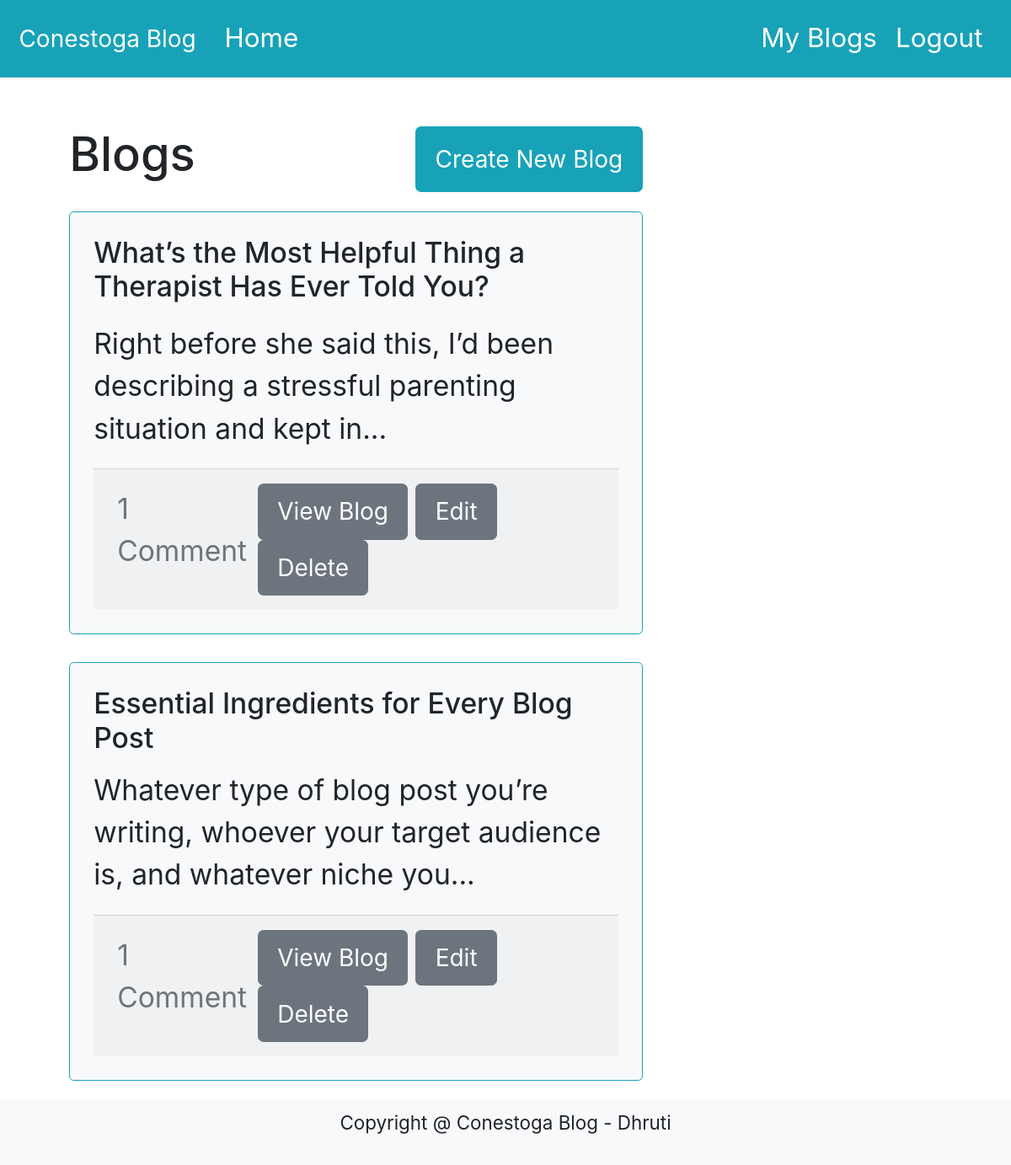
/conestoga_blog/posts/myPosts.php (signed in), run on the app's committed database.
### tables this page shows
CREATE TABLE IF NOT EXISTS `posts` (
  `post_id` int NOT NULL AUTO_INCREMENT,
  `title` varchar(255) NOT NULL,
  `description` text NOT NULL,
  `created_by` int NOT NULL,
  `created_at` datetime NOT NULL DEFAULT CURRENT_TIMESTAMP,
  `total_likes` int NOT NULL DEFAULT '0',
  `total_comments` int NOT NULL DEFAULT '0',
  `updated_at` datetime NOT NULL,
  `status` enum('Active','Inactive') NOT NULL DEFAULT 'Active',
  `is_deleted` tinyint(1) NOT NULL DEFAULT '0',
  PRIMARY KEY (`post_id`)
);

### conestoga_blog/posts/myPosts.php (the view, shortened to what this page needs)
<?php
include_once('../db.php');
$query = "SELECT posts.post_id,posts.title,posts.description,posts.total_comments FROM posts  WHERE is_deleted = 0 AND status ='Active' AND created_by = ".$_SESSION['userId']." ORDER BY posts.created_at DESC";
$result = mysqli_query($conn,$query);
$posts =mysqli_fetch_all($result,MYSQLI_ASSOC);
?>
<?php include '../common/header.php'; ?>
<section class="row justify-content-left section-margin mr-5 ml-5 mb-5">
    <div class="col-md-8 mb-3 d-flex justify-content-between align-items-right">
        <h1>Blogs</h1>
        <Button class="btn btn-info btn-lg" onClick="document.location.href='./createPost.php'">Create New
            Blog</Button>
    </div>
    <?php if(sizeof($posts) > 0){ ?>
    <?php foreach ($posts as $post) { ?>
    <div class="col-md-8 mb-4">
        <div class="card bg-light border-info">
            <div class="card-body">
                <h4 class="card-title"><?php echo $post['title']; ?></h4>
                <p class="card-text">
                    <?php
                    if(strlen($post['description']) > 100){
                        echo substr($post['description'], 0, 100) . "...";
                    }else{
                        echo $post['description'];
                    }?>
                </p>
                <div class="card-footer text-muted d-flex justify-content-between align-items-center">
                    <p class="card-text">
                        <?php echo ($post['total_comments']) > 0 ? ($post['total_comments'] > 1 ? $post['total_comments'] ." Comments" : "1 Comment") :"No Comments Yet"; ?>
                    </p>
                    <div>
                        <a href="../posts/postDetail.php?postId=<?php echo $post['post_id']; ?>"
                            class="btn btn-secondary btn-lg">View
                            Blog</a>
                        <a href="./createPost.php?postId=<?php echo $post['post_id']; ?>"
                            class="btn btn-secondary btn-lg">
                            Edit</a>
                        <a href="./deletePost.php?postId=<?php echo $post['post_id']; ?>"
                            class="btn btn-secondary btn-lg">
                            Delete</a>
                    </div>
                </div>
            </div>
        </div>
    </div>
    <?php }
    }?>
</section>
<?php include '../common/footer.php'; ?>

### conestoga_blog/css/style.css (style rules this page uses)
* { font-size: 1.4rem; box-sizing: border-box; }
p { font-size: 1.5rem; }
.section-margin { margin-top: 150px; }

### data on the page
posts: title "What’s the Most Helpful Thing a Therapist Has Ever Told You?", description "Right before she said this, I’d been describing a stressful parenting situation and kept in", total_comments "1 Comment"
posts: title "Essential Ingredients for Every Blog Post", description "Whatever type of blog post you’re writing, whoever your target audience is, and whatever niche you", total_comments "1 Comment"
